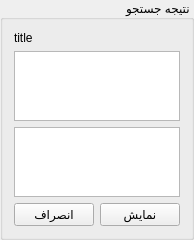
   <widget class="QGroupBox" name="groupBox_search_result">
    <property name="geometry">
     <rect>
      <x>1160</x>
      <y>440</y>
      <width>111</width>
      <height>181</height>
     </rect>
    </property>
    <property name="layoutDirection">
     <enum>Qt::RightToLeft</enum>
    </property>
    <property name="title">
     <string>نتیجه جستجو</string>
    </property>
    <layout class="QVBoxLayout" name="verticalLayout_16">
     <item>
      <layout class="QVBoxLayout" name="verticalLayout_12">
       <item>
        <widget class="QLabel" name="lbl_title_from_search_result">
         <property name="text">
          <string>title</string>
         </property>
        </widget>
       </item>
       <item>
        <widget class="QTableWidget" name="tableWidget_search_result">
         <property name="editTriggers">
          <set>QAbstractItemView::NoEditTriggers</set>
         </property>
         <property name="selectionMode">
          <enum>QAbstractItemView::SingleSelection</enum>
         </property>
         <property name="selectionBehavior">
          <enum>QAbstractItemView::SelectRows</enum>
         </property>
        </widget>
       </item>
       <item>
        <widget class="QListWidget" name="listWidget_search_result"/>
       </item>
       <item>
        <layout class="QHBoxLayout" name="horizontalLayout_10">
         <item>
          <widget class="QPushButton" name="btn_goto_this_user_from_search_result">
           <property name="text">
            <string>نمایش</string>
           </property>
          </widget>
         </item>
         <item>
          <widget class="QPushButton" name="btn_cancel_from_search_result">
           <property name="text">
            <string>انصراف</string>
           </property>
          </widget>
         </item>
        </layout>
       </item>
      </layout>
     </item>
    </layout>
   </widget>
